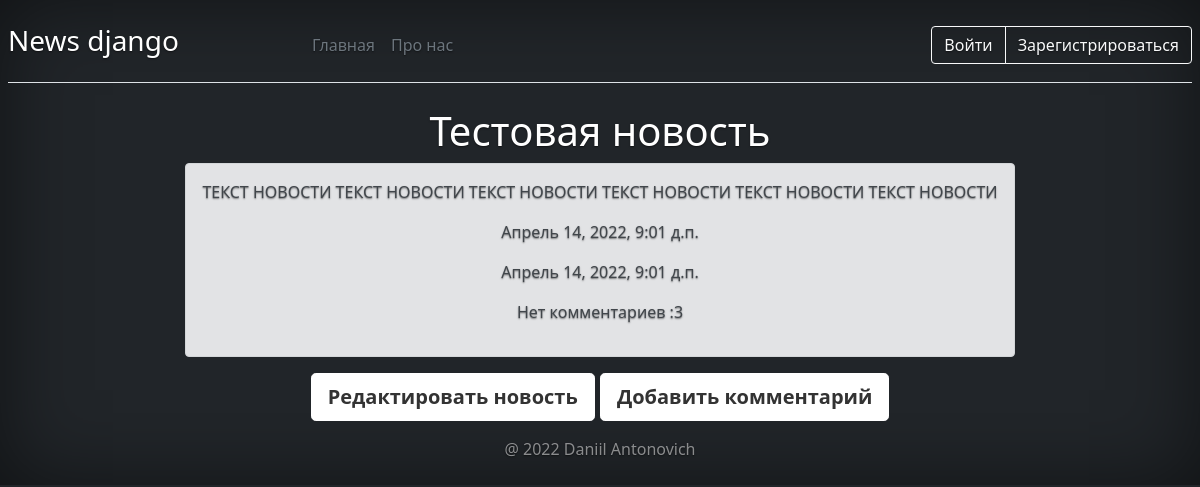
The app's page /1/infonews/ with its own data.
### app_news/models.py (models this page shows, shortened)
class News(models.Model):
    VERIFICATION_NEWS_CHOICES = (
        ('R', 'Запрос на публикацию отправлен'),
        ('V', 'Опубликована'),
        ('N', 'Отклонено')
    )
    name = models.CharField(max_length=50, verbose_name='Название')
    text = models.TextField(max_length=1000, verbose_name='Содержание')
    dataCreate = models.DateTimeField(default=now, blank=True, verbose_name='Дата создания')
    dateEdit = models.DateTimeField(default=now, blank=True, verbose_name='Дата редактирования')
    moderate = models.CharField(max_length=2, choices=VERIFICATION_NEWS_CHOICES, default='R', blank=True)
    activity = models.BooleanField(default=False, verbose_name='Флаг активности', blank=True)
    tag = models.CharField(default='Новость', max_length=50, verbose_name='Тэг', blank=True)
    author = models.ForeignKey(User, on_delete=models.CASCADE, null=True, blank=True, verbose_name='Автор')

### app_news/views.py (the view)
# urls.py: path('<int:news_id>/infonews/', InfoNewsAndComment.as_view(), name='infonews'),
class InfoNewsAndComment(View):
    def get(self, request, news_id):
        news = News.objects.get(id=news_id)
        comments = Comment.objects.filter(id_news=news_id)
        return render(request, 'app_news/infonews.html', {'title': 'Новость и комментарии', 'news': news, 'comments': comments})

### app_news/templates/app_news/infonews.html (shortened to what this page needs)
{% extends 'app_news/base_dark.html' %}
{% block content %}
    <main class="px-3">
        <h1>{{ news.name }}</h1>
        {% if news %}
            <div class="alert alert-secondary">
                <p>{{ news.text }}</p>
                <p>{{ news.dataCreate }}</p>
                <p>{{ news.dateEdit }}</p>
                {% if comments %}
                    {% for com in comments %}
                        <div class="alert alert-dark">
                            {% if com.user %}
                            <h4>{{ com.user }}</h4>
                            {% else %}
                            <h4>{{ com.nameUser }}</h4>
                            {% endif%}
                            <p>{{ com.text }}</p>
                        </div>
                    {% endfor %}
                {% else %}
                    <p>Нет комментариев :3</p>
                {% endif%}
            </div>
        {% else %}
            <p>Нет новости</p>
        {% endif%}
        <p class="lead">
          <a href="../../{{ news.id }}/edit/" class="btn btn-lg btn-secondary fw-bold border-white bg-white">Редактировать новость</a>
          <a href="../../{{ news.id }}/create_comment/" class="btn btn-lg btn-secondary fw-bold border-white bg-white">Добавить комментарий</a>
        </p>
      </main>
{% endblock %}

### app_news/static/css/stylesheet.css (style rules this page uses)
.btn-secondary, .btn-secondary:hover, .btn-secondary:focus { color: #333; text-shadow: none; }
body { text-shadow: 0 .05rem .1rem rgba(0, 0, 0, .5); box-shadow: inset 0 0 5rem rgba(0, 0, 0, .5); }
.alert { display: inline-block }

### records on screen
News: name "Тестовая новость", text "ТЕКСТ НОВОСТИ ТЕКСТ НОВОСТИ ТЕКСТ НОВОСТИ ТЕКСТ НОВОСТИ ТЕКСТ НОВОСТИ ТЕКСТ НОВОСТИ", dataCreate "Апрель 14, 2022, 9:01 д.п.", dateEdit "Апрель 14, 2022, 9:01 д.п."
